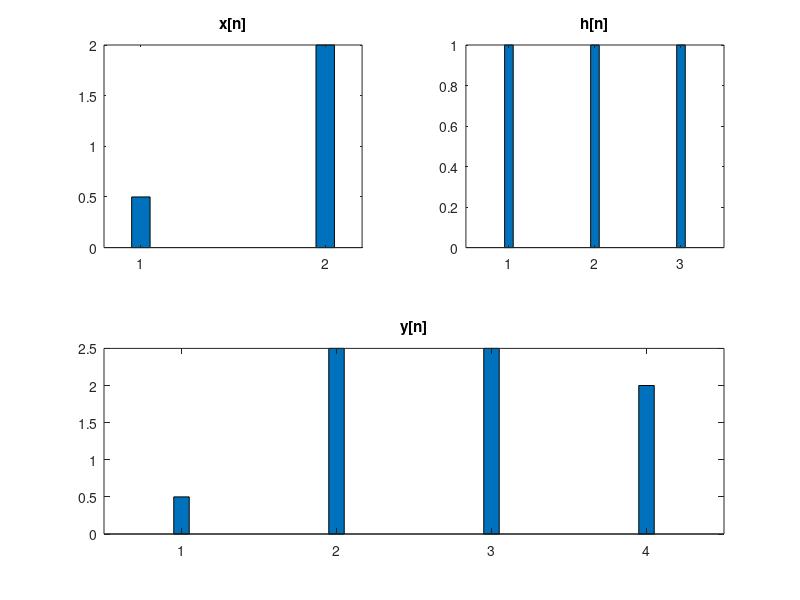
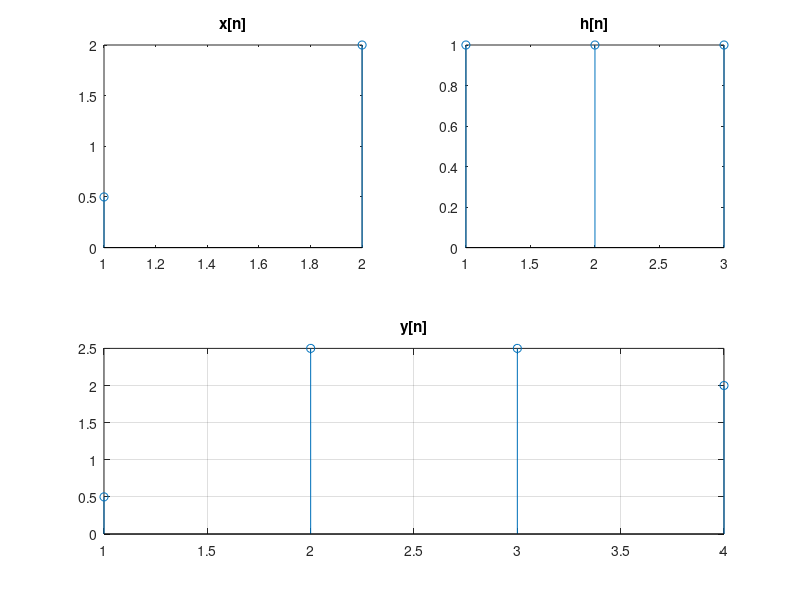

Write the MATLAB code that produced these figures, in order.
clc
clear
x = [0.5 2];
h = [1 1 1];
y = conv(h,x);
figure
subplot(2,2,1); bar(x,0.1); title('x[n]');
subplot(2,2,2); bar(h,0.1); title('h[n]');
subplot(2,1,2); bar(y,0.1); title('y[n]');
figure
subplot(2,2,1); stem(x); title('x[n]');
subplot(2,2,2); stem(h); title('h[n]');
subplot(2,1,2); stem(y); title('y[n]');
grid on;
